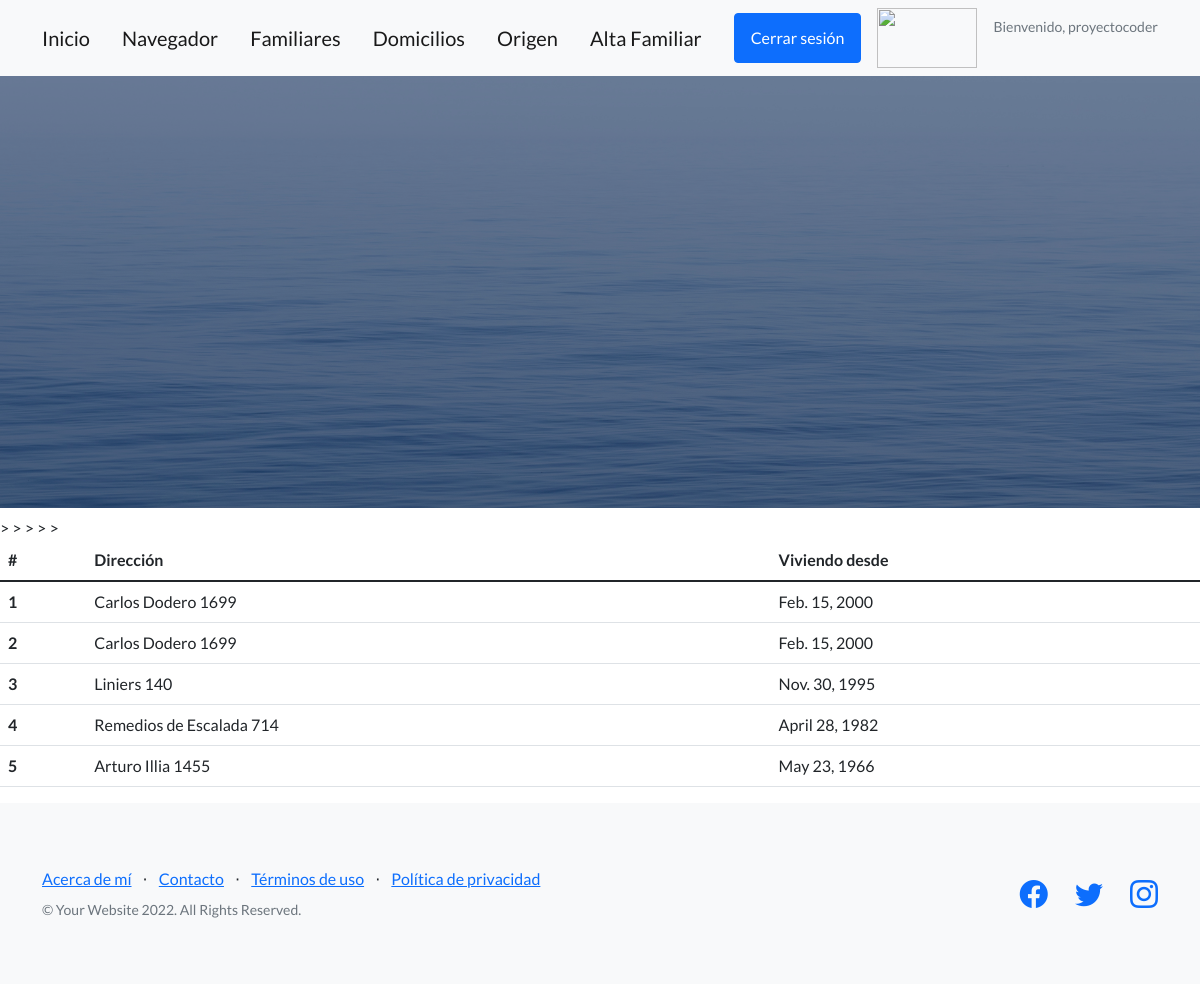
/index/domicilio (signed in), run on the app's committed database.
### app_familia/models.py (models this page shows, shortened)
class Domicilio (models.Model):
    calle = models.CharField(max_length=40)
    viviendo_desde = models.DateField(null=True)

### app_familia/views.py (the view)
# urls.py: path("domicilio", views.domicilio, name="domicilio"),
def domicilio (request):
    Direccion = Domicilio.objects.all()
    info = {"info" : Direccion}
    return render(request, "domicilio.html", info)

### app_familia/templates/domicilio.html (shortened to what this page needs)
{% extends "padre.html" %}
{% load static %}
{% block contenido %}
<table class="table">
    <thead>
      <tr>
        <th scope="col">#</th>
        <th scope="col">Dirección</th>
        <th scope="col">Viviendo desde</th>
      </tr>
    </thead>
    <tbody>
      {% for familiares in info %}
      <tr>
        <th scope="row">{{familiares.id}}</th>>
        <td>{{familiares.calle}}</td>
        <td>{{familiares.viviendo_desde}}</td>
        {% endfor %}
      </tr>
    </tbody>
  </table>
    {% endblock %}

### app_familia/templates/padre.html (shortened to what this page needs)
<!DOCTYPE html>
<html lang="en">
    <head>
        {% load static %}
        <link href="https://cdn.jsdelivr.net/npm/bootstrap-icons@1.5.0/font/bootstrap-icons.css" rel="stylesheet" type="text/css" />
        <link href="{% static 'app_familia/css/styles.css'%}" rel="stylesheet" />
    </head>
    <body>
        <nav class="navbar navbar-light bg-light static-top">
            <div class="container">
                <a class="navbar-brand" href="{% url 'index' %}">Inicio</a>
                <a class="navbar-brand" href="template">Navegador</a>
                {% if request.user.is_authenticated %}
                <a class="navbar-brand" href="perfil">Familiares</a>
                {% endif %}
                {% if request.user.is_authenticated %}
                <a class="navbar-brand" href="{% url 'domicilio' %}">Domicilios</a>
                {% endif %}
                {% if request.user.is_authenticated %}
                <a class="navbar-brand" href="{% url 'arbol' %}">Origen</a>
                {% endif %}
                {% if request.user.is_authenticated %}
                <a class="navbar-brand" href="{% url 'nuevo_familiar' %}">Alta Familiar</a>
                {% endif %}
                {% if request.user.is_authenticated %}
                <a class="btn btn-primary" href="{% url 'logout'%}">Cerrar sesión</a>
                {% endif %}
                {% if request.user.is_authenticated %}
                <img src="{{ url }}" alt="" width="100" height="60">
                <p class="text-muted small mb-4">Bienvenido, {{user.username}}</p>
                {% endif %}
            </div>
        </nav>
        <header class="masthead">
            <div class="container position-relative">
                <div class="row justify-content-center">
                    <div class="col-xl-6">
                    </div>
                </div>
            </div>
        </header>
                {% block contenido %}
                 {% endblock %}
        <footer class="footer bg-light">
            <div class="container">
                <div class="row">
                    <div class="col-lg-6 h-100 text-center text-lg-start my-auto">
                        <ul class="list-inline mb-2">
                            <li class="list-inline-item"><a href="{% url 'about_me' %}">Acerca de mí</a></li>
                            <li class="list-inline-item">⋅</li>
                            <li class="list-inline-item"><a href="contacto">Contacto</a></li>
                            <li class="list-inline-item">⋅</li>
                            <li class="list-inline-item"><a href="#!">Términos de uso</a></li>
                            <li class="list-inline-item">⋅</li>
                            <li class="list-inline-item"><a href="#!">Política de privacidad</a></li>
                        </ul>
                        <p class="text-muted small mb-4 mb-lg-0">&copy; Your Website 2022. All Rights Reserved.</p>
                    </div>
                    <div class="col-lg-6 h-100 text-center text-lg-end my-auto">
                        <ul class="list-inline mb-0">
                            <li class="list-inline-item me-4">
                                <a href="#!"><i class="bi-facebook fs-3"></i></a>
                            </li>
                            <li class="list-inline-item me-4">
                                <a href="#!"><i class="bi-twitter fs-3"></i></a>
                            </li>
                            <li class="list-inline-item">
                                <a href="#!"><i class="bi-instagram fs-3"></i></a>
                            </li>
                        </ul>
                    </div>
                </div>
            </div>
        </footer>
    </body>
</html>

### data on the page
Domicilio: id "1", calle "Carlos Dodero 1699", viviendo_desde "Feb. 15, 2000"
Domicilio: id "2", calle "Carlos Dodero 1699", viviendo_desde "Feb. 15, 2000"
Domicilio: id "3", calle "Liniers 140", viviendo_desde "Nov. 30, 1995"
Domicilio: id "4", calle "Remedios de Escalada 714", viviendo_desde "April 28, 1982"
Domicilio: id "5", calle "Arturo Illia 1455", viviendo_desde "May 23, 1966"

### other printed values
{{ user.username }} "proyectocoder"
